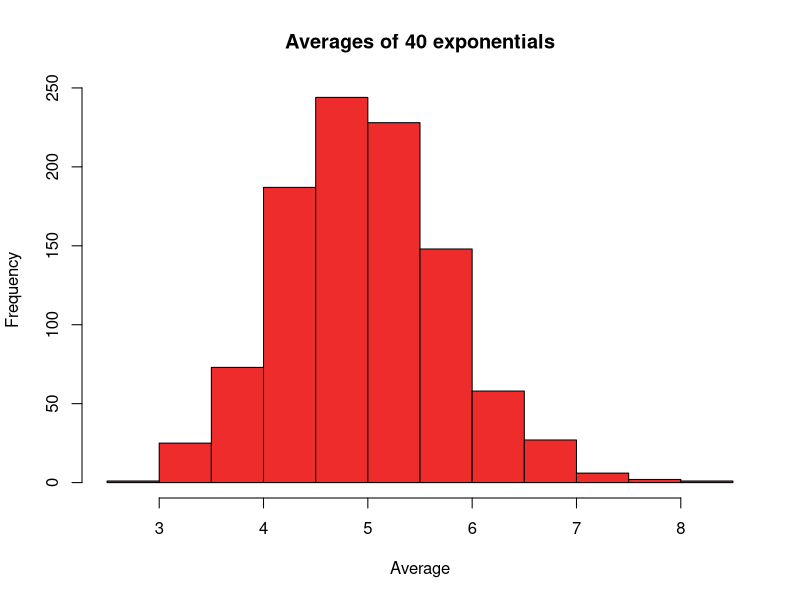
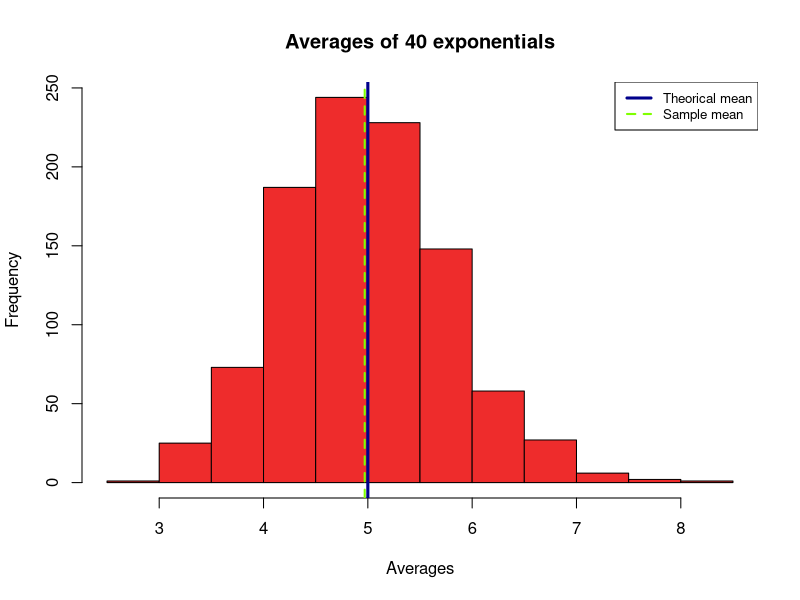
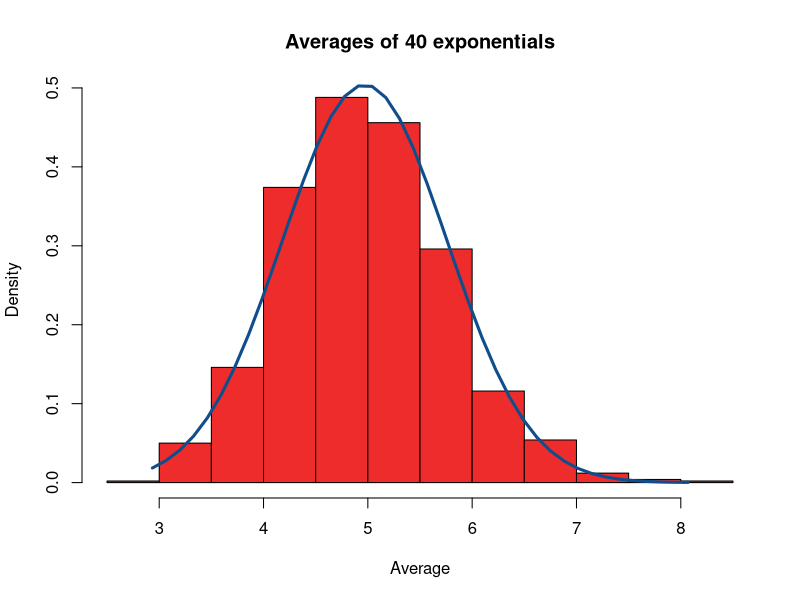
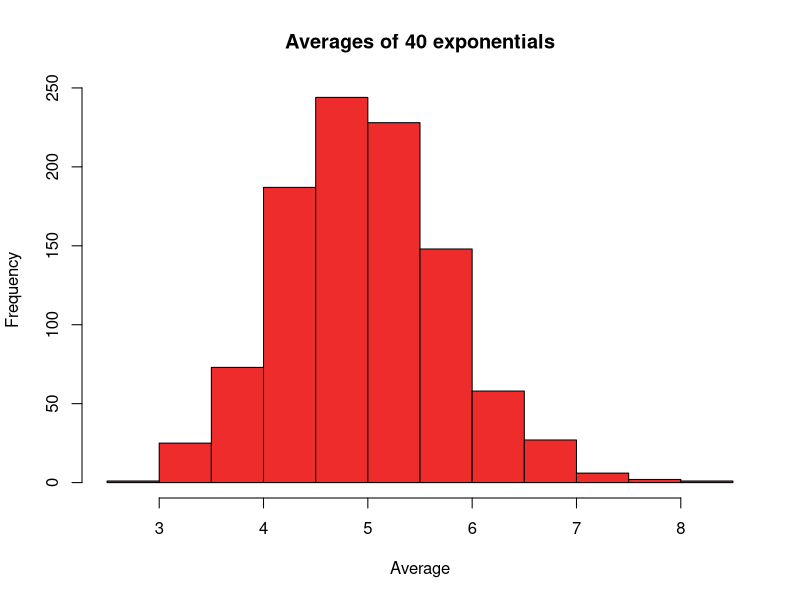
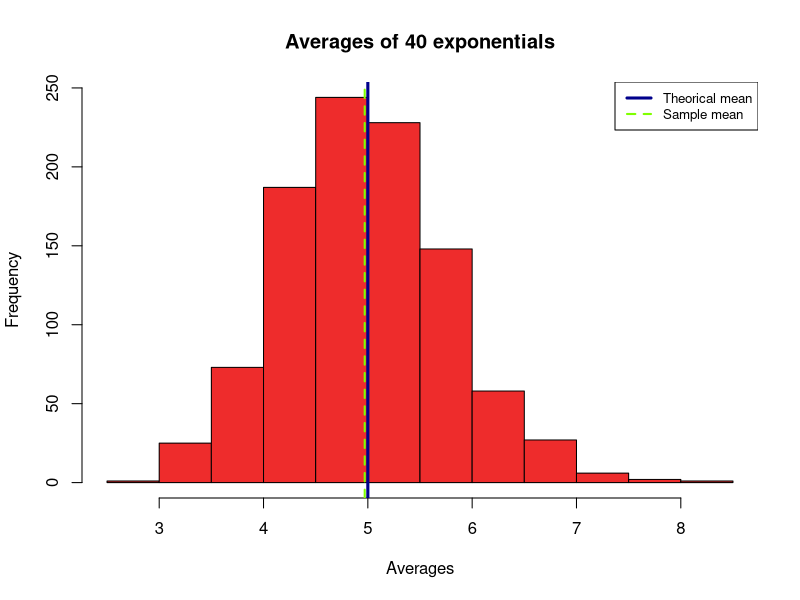
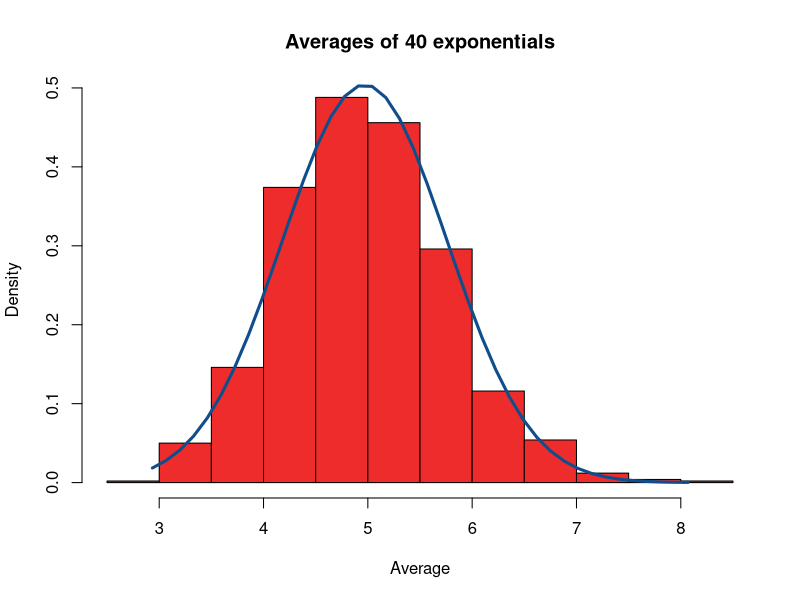

Recreate these plots in R, in order.
## ---- chunk 1
knitr::opts_chunk$set(echo = FALSE, comment="")
## ---- chunk 2
n <- 1000
lambda <- 0.2
mns <- NULL

for (i in 1 : n) mns = c(mns, mean(rexp(40,lambda)))
## ---- chunk 3
hist(mns, 
     main="Averages of 40 exponentials", 
     xlab = "Average",
     col="firebrick2")
## ---- chunk 4
tmean <- 1/lambda
tmean
## ---- chunk 5
smean <- round(sum(mns)/n, 3) # 1000
smean
## ---- chunk 6
hist(mns, 
     main="Averages of 40 exponentials", 
     xlab = "Averages",
     col="firebrick2")

abline(v=c(tmean,smean), 
       col = c("blue4","chartreuse"), 
       lty=c(1,2), 
       lwd=c(3,2))

legend("topright", 
       legend = c("Theorical mean", "Sample mean"), 
       col = c("blue4","chartreuse"),
       lty = c(1,2),
       lwd=c(3,2),
       cex = 0.8)
## ---- chunk 7
tvar <- round(1/(lambda^2)/n,3)
tvar
## ---- chunk 8
svar <- round(sum((mns-smean)^2)/(n-1), 2)
svar
## ---- chunk 9
h <- hist(mns, 
       main="Averages of 40 exponentials", 
       xlab = "Average",
       col="firebrick2", freq = FALSE)

xfit <- seq(min(mns), max(mns), length = 40) 
yfit <- dnorm(xfit, mean = mean(mns), sd = sd(mns)) 

lines(xfit, yfit, col = "dodgerblue4", lwd = 3)
## ---- chunk 10
tmean <- 1/lambda
## ---- chunk 11
smean <- round(sum(mns)/n, 3) # 1000
## ---- chunk 12
tvar <- round(1/(lambda^2)/n,3)
## ---- chunk 13
svar <- round(sum((mns-smean)^2)/(n-1), 3)
## ---- chunk 14
hist(mns, 
     main="Averages of 40 exponentials", 
     xlab = "Average",
     col="firebrick2")
## ---- chunk 15
hist(mns, 
     main="Averages of 40 exponentials", 
     xlab = "Averages",
     col="firebrick2")

abline(v=c(tmean,smean), 
       col = c("blue4","chartreuse"), 
       lty=c(1,2), 
       lwd=c(3,2))

legend("topright", 
       legend = c("Theorical mean", "Sample mean"), 
       col = c("blue4","chartreuse"),
       lty = c(1,2),
       lwd=c(3,2),
       cex = 0.8)
## ---- chunk 16
h <- hist(mns, 
       main="Averages of 40 exponentials", 
       xlab = "Average",
       col="firebrick2", freq = FALSE)

xfit <- seq(min(mns), max(mns), length = 40) 
yfit <- dnorm(xfit, mean = mean(mns), sd = sd(mns)) 

lines(xfit, yfit, col = "dodgerblue4", lwd = 3)
